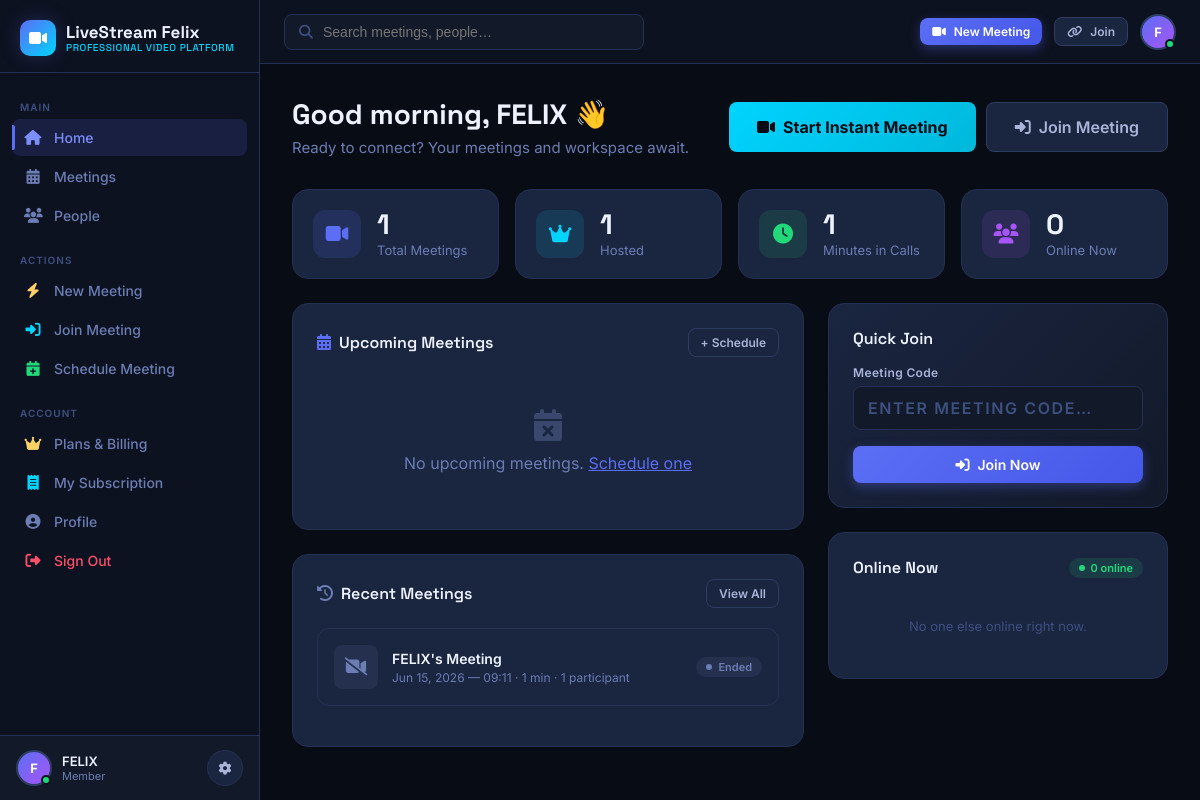
The app's page /dashboard/ (signed in) with its own data.
### accounts/models.py (models this page shows, shortened)
class User(AbstractUser):
    id = models.UUIDField(primary_key=True, default=uuid.uuid4, editable=False)
    avatar = models.ImageField(upload_to='avatars/', null=True, blank=True)
    bio = models.TextField(max_length=300, blank=True)
    job_title = models.CharField(max_length=100, blank=True)
    organization = models.CharField(max_length=150, blank=True)
    is_online = models.BooleanField(default=False)
    last_seen = models.DateTimeField(null=True, blank=True)
    total_meetings = models.PositiveIntegerField(default=0)
    total_minutes = models.PositiveIntegerField(default=0)
    created_at = models.DateTimeField(auto_now_add=True)
    @property
    def initials(self):
        parts = (self.get_full_name() or self.username).split()
        return ''.join(p[0].upper() for p in parts[:2])

### rooms/models.py (models this page shows, shortened)
class Room(models.Model):
    ROOM_TYPES = [
        ('instant', 'Instant Meeting'),
        ('scheduled', 'Scheduled Meeting'),
        ('personal', 'Personal Room'),
        ('webinar', 'Webinar'),
    ]
    STATUS_CHOICES = [
        ('waiting', 'Waiting'),
        ('active', 'Active'),
        ('ended', 'Ended'),
    ]
    id = models.UUIDField(primary_key=True, default=uuid.uuid4, editable=False)
    code = models.CharField(max_length=20, unique=True, default=generate_room_code)
    title = models.CharField(max_length=200)
    description = models.TextField(blank=True)
    room_type = models.CharField(max_length=20, choices=ROOM_TYPES, default='instant')
    status = models.CharField(max_length=20, choices=STATUS_CHOICES, default='waiting')
    host = models.ForeignKey(settings.AUTH_USER_MODEL, on_delete=models.CASCADE, related_name='hosted_rooms')
    password = models.CharField(max_length=50, blank=True)
    max_participants = models.PositiveIntegerField(default=100)
    is_recording = models.BooleanField(default=False)
    enable_waiting_room = models.BooleanField(default=False)
    mute_on_entry = models.BooleanField(default=False)
    allow_screen_share = models.BooleanField(default=True)
    allow_chat = models.BooleanField(default=True)
    scheduled_start = models.DateTimeField(null=True, blank=True)
    scheduled_end = models.DateTimeField(null=True, blank=True)
    started_at = models.DateTimeField(null=True, blank=True)
    ended_at = models.DateTimeField(null=True, blank=True)
    created_at = models.DateTimeField(auto_now_add=True)
    class Meta:
        ordering = ['-created_at']
    @property
    def duration_minutes(self):
        if self.started_at and self.ended_at:
            return int((self.ended_at - self.started_at).total_seconds() / 60)
        return 0
    @property
    def participant_count(self):
        return self.participants.filter(left_at__isnull=True).count()

### dashboard/views.py (the view)
# urls.py: path('', views.home, name='home'),
@login_required
def home(request):
    user = request.user
    upcoming = Room.objects.filter(
        host=user, room_type='scheduled', status='waiting',
        scheduled_start__gte=timezone.now()
    ).order_by('scheduled_start')[:5]
    recent = Room.objects.filter(
        participants__user=user, status='ended'
    ).order_by('-ended_at').distinct()[:10]
    active_rooms = Room.objects.filter(
        participants__user=user, status='active'
    ).distinct()
    total_meetings = Participant.objects.filter(user=user).count()
    total_hosted = Room.objects.filter(host=user).count()
    total_minutes = user.total_minutes
    hour = timezone.localtime(timezone.now()).hour
    if hour < 12:
        greeting = 'morning'
    elif hour < 17:
        greeting = 'afternoon'
    else:
        greeting = 'evening'
    context = {
        'upcoming': upcoming,
        'recent': recent,
        'active_rooms': active_rooms,
        'total_meetings': total_meetings,
        'total_hosted': total_hosted,
        'total_minutes': total_minutes,
        'online_users': User.objects.filter(is_online=True).exclude(id=user.id)[:8],
        'time_greeting': greeting,
    }
    return render(request, 'dashboard/home.html', context)

### templates/dashboard/home.html (shortened to what this page needs)
{% extends "base.html" %}
{% block content %}
<div class="lsf-page-header">
  <div style="display:flex;align-items:center;justify-content:space-between;flex-wrap:wrap;gap:12px;">
    <div>
      <h1 class="lsf-page-title">Good {{ time_greeting }}, {{ user.first_name|default:user.username }} 👋</h1>
      <p class="lsf-page-sub">Ready to connect? Your meetings and workspace await.</p>
    </div>
    <div style="display:flex;gap:10px;">
      <a href="{% url 'rooms:instant' %}" class="lsf-btn lsf-btn-cyan lsf-btn-lg">
        <i class="fa-solid fa-video"></i> Start Instant Meeting
      </a>
      <a href="{% url 'rooms:join' %}" class="lsf-btn lsf-btn-secondary lsf-btn-lg">
        <i class="fa-solid fa-right-to-bracket"></i> Join Meeting
      </a>
    </div>
  </div>
</div>
<div class="lsf-grid-4 lsf-mb-24">
  <div class="lsf-stat">
    <div class="lsf-stat-icon" style="background:rgba(91,110,245,0.15);color:var(--indigo);">
      <i class="fa-solid fa-video"></i>
    </div>
    <div>
      <div class="lsf-stat-value">{{ total_meetings }}</div>
      <div class="lsf-stat-label">Total Meetings</div>
    </div>
  </div>
  <div class="lsf-stat">
    <div class="lsf-stat-icon" style="background:rgba(0,212,255,0.12);color:var(--cyan);">
      <i class="fa-solid fa-crown"></i>
    </div>
    <div>
      <div class="lsf-stat-value">{{ total_hosted }}</div>
      <div class="lsf-stat-label">Hosted</div>
    </div>
  </div>
  <div class="lsf-stat">
    <div class="lsf-stat-icon" style="background:rgba(34,217,122,0.12);color:var(--green);">
      <i class="fa-solid fa-clock"></i>
    </div>
    <div>
      <div class="lsf-stat-value">{{ total_minutes }}</div>
      <div class="lsf-stat-label">Minutes in Calls</div>
    </div>
  </div>
  <div class="lsf-stat">
    <div class="lsf-stat-icon" style="background:rgba(168,85,247,0.12);color:var(--purple);">
      <i class="fa-solid fa-users"></i>
    </div>
    <div>
      <div class="lsf-stat-value">{{ online_users.count }}</div>
      <div class="lsf-stat-label">Online Now</div>
    </div>
  </div>
</div>
<div style="display:grid;grid-template-columns:1fr 340px;gap:24px;">
  <div>
    <div class="lsf-card lsf-mb-24">
      <div class="lsf-card-header">
        <span class="lsf-card-title"><i class="fa-solid fa-calendar-days" style="color:var(--indigo);margin-right:8px;"></i>Upcoming Meetings</span>
        <a href="{% url 'rooms:create' %}" class="lsf-btn lsf-btn-secondary lsf-btn-sm">+ Schedule</a>
      </div>
      {% if upcoming %}
        {% for room in upcoming %}
        <a href="{% url 'rooms:room' room.code %}" class="lsf-meeting-card lsf-mb-16" style="text-decoration:none;">
          <div class="lsf-meeting-icon" style="background:rgba(91,110,245,0.15);color:var(--indigo);">
            <i class="fa-solid fa-calendar"></i>
          </div>
          <div style="flex:1;">
            <div class="lsf-meeting-title">{{ room.title }}</div>
            <div class="lsf-meeting-meta">
              {% if room.scheduled_start %}{{ room.scheduled_start|date:"M d, Y — H:i" }}{% endif %}
              · Code: <strong style="color:var(--cyan);">{{ room.code }}</strong>
            </div>
          </div>
          <span class="lsf-status lsf-status-waiting">Upcoming</span>
        </a>
        {% endfor %}
      {% else %}
        <div style="text-align:center;padding:32px;color:var(--text-3);">
          <i class="fa-solid fa-calendar-xmark" style="font-size:32px;margin-bottom:12px;display:block;opacity:0.4;"></i>
          No upcoming meetings. <a href="{% url 'rooms:create' %}" style="color:var(--indigo);">Schedule one</a>
        </div>
      {% endif %}
    </div>
    <div class="lsf-card">
      <div class="lsf-card-header">
        <span class="lsf-card-title"><i class="fa-solid fa-clock-rotate-left" style="color:var(--text-3);margin-right:8px;"></i>Recent Meetings</span>
        <a href="{% url 'dashboard:meetings' %}" class="lsf-btn lsf-btn-secondary lsf-btn-sm">View All</a>
      </div>
      {% if recent %}
        {% for room in recent %}
        <div class="lsf-meeting-card lsf-mb-16">
          <div class="lsf-meeting-icon" style="background:rgba(107,125,179,0.12);color:var(--text-3);">
            <i class="fa-solid fa-video-slash"></i>
          </div>
          <div style="flex:1;">
            <div class="lsf-meeting-title">{{ room.title }}</div>
            <div class="lsf-meeting-meta">
              {{ room.ended_at|date:"M d, Y — H:i"|default:"—" }}
              · {{ room.duration_minutes }} min
              · {{ room.participant_count }} participant{{ room.participant_count|pluralize }}
            </div>
          </div>
          <span class="lsf-status lsf-status-ended">Ended</span>
        </div>
        {% endfor %}
      {% else %}
        <div style="text-align:center;padding:32px;color:var(--text-3);">
          <i class="fa-solid fa-history" style="font-size:32px;margin-bottom:12px;display:block;opacity:0.4;"></i>
          No past meetings yet.
        </div>
      {% endif %}
    </div>
  </div>
  <div>
    <div class="lsf-card lsf-mb-24" style="background:linear-gradient(135deg,var(--bg-600),var(--bg-700));">
      <div class="lsf-card-title lsf-mb-16">Quick Join</div>
      <form method="get" action="{% url 'rooms:join' %}" onsubmit="this.method='post';">
        <div class="lsf-form-group">
          <label class="lsf-label">Meeting Code</label>
          <input class="lsf-input" type="text" name="code" placeholder="Enter meeting code…" style="letter-spacing:0.1em;text-transform:uppercase;font-weight:600;font-size:16px;" maxlength="20">
        </div>
        <button type="submit" class="lsf-btn lsf-btn-primary lsf-btn-full">
          <i class="fa-solid fa-right-to-bracket"></i> Join Now
        </button>
      </form>
    </div>
    <div class="lsf-card">
      <div class="lsf-card-header">
        <span class="lsf-card-title">Online Now</span>
        <span class="lsf-status lsf-status-active">{{ online_users.count }} online</span>
      </div>
      {% if online_users %}
        <div style="display:flex;flex-direction:column;gap:12px;">
          {% for u in online_users %}
          <div style="display:flex;align-items:center;gap:10px;">
            <div class="lsf-avatar online">{{ u.initials }}</div>
            <div>
              <div style="font-size:13px;font-weight:600;color:var(--text-1);">{{ u.get_full_name|default:u.username }}</div>
              <div style="font-size:11px;color:var(--text-3);">{{ u.job_title|default:"Member" }}</div>
            </div>
          </div>
          {% endfor %}
        </div>
      {% else %}
        <div style="text-align:center;padding:20px;color:var(--text-4);font-size:13px;">
          No one else online right now.
        </div>
      {% endif %}
    </div>
  </div>
</div>
{% endblock %}

### templates/base.html (shortened to what this page needs)
<!DOCTYPE html>
<html lang="en">
<head>
  <link rel="stylesheet" href="https://cdnjs.cloudflare.com/ajax/libs/font-awesome/6.5.0/css/all.min.css" />
</head>
<body>
{% if user.is_authenticated %}
<div class="lsf-app">
  <aside class="lsf-sidebar" id="sidebar">
    <a href="{% url 'dashboard:home' %}" class="lsf-logo">
      <div class="lsf-logo-icon"><i class="fa-solid fa-video"></i></div>
      <div class="lsf-logo-text">
        LiveStream Felix
        <span>Professional Video Platform</span>
      </div>
    </a>
    <nav class="lsf-nav">
      <div class="lsf-nav-label">Main</div>
      <a href="{% url 'dashboard:home' %}" class="lsf-nav-item {% if request.resolver_match.namespace == 'dashboard' and request.resolver_match.url_name == 'home' %}active{% endif %}">
        <i class="fa-solid fa-house"></i> Home
      </a>
      <a href="{% url 'dashboard:meetings' %}" class="lsf-nav-item {% if request.resolver_match.url_name == 'meetings' %}active{% endif %}">
        <i class="fa-solid fa-calendar-days"></i> Meetings
      </a>
      <a href="{% url 'dashboard:people' %}" class="lsf-nav-item {% if request.resolver_match.url_name == 'people' %}active{% endif %}">
        <i class="fa-solid fa-users"></i> People
      </a>
      <div class="lsf-nav-label" style="margin-top:8px;">Actions</div>
      <a href="{% url 'rooms:instant' %}" class="lsf-nav-item">
        <i class="fa-solid fa-bolt" style="color:var(--yellow)"></i> New Meeting
      </a>
      <a href="{% url 'rooms:join' %}" class="lsf-nav-item">
        <i class="fa-solid fa-right-to-bracket" style="color:var(--cyan)"></i> Join Meeting
      </a>
      <a href="{% url 'rooms:create' %}" class="lsf-nav-item">
        <i class="fa-solid fa-calendar-plus" style="color:var(--green)"></i> Schedule Meeting
      </a>
      <div class="lsf-nav-label" style="margin-top:8px;">Account</div>
      <a href="{% url 'billing:pricing' %}" class="lsf-nav-item {% if request.resolver_match.namespace == 'billing' %}active{% endif %}">
        <i class="fa-solid fa-crown" style="color:var(--yellow)"></i> Plans & Billing
      </a>
      <a href="{% url 'billing:subscription' %}" class="lsf-nav-item">
        <i class="fa-solid fa-receipt" style="color:var(--cyan)"></i> My Subscription
      </a>
      <a href="{% url 'accounts:profile' %}" class="lsf-nav-item {% if request.resolver_match.url_name == 'profile' %}active{% endif %}">
        <i class="fa-solid fa-user-circle"></i> Profile
      </a>
      <a href="{% url 'accounts:logout' %}" class="lsf-nav-item" style="color:var(--red);">
        <i class="fa-solid fa-right-from-bracket"></i> Sign Out
      </a>
    </nav>
    <div class="lsf-sidebar-user">
      <div class="lsf-avatar online">
        {% if user.avatar %}<img src="{{ user.avatar.url }}" alt="">{% else %}{{ user.initials }}{% endif %}
      </div>
      <div class="lsf-user-meta">
        <div class="lsf-user-name">{{ user.get_full_name|default:user.username }}</div>
        <div class="lsf-user-sub">{{ user.job_title|default:"Member" }}</div>
      </div>
      <a href="{% url 'accounts:profile' %}" class="lsf-btn lsf-btn-icon lsf-btn-sm" title="Settings">
        <i class="fa-solid fa-gear" style="font-size:13px;"></i>
      </a>
    </div>
  </aside>
  <div class="lsf-main">
    <header class="lsf-topbar">
      <div class="lsf-search">
        <i class="fa-solid fa-magnifying-glass"></i>
        <input type="text" placeholder="Search meetings, people…" id="globalSearch">
      </div>
      <div style="margin-left:auto;display:flex;align-items:center;gap:12px;">
        <a href="{% url 'rooms:instant' %}" class="lsf-btn lsf-btn-primary lsf-btn-sm">
          <i class="fa-solid fa-video"></i> New Meeting
        </a>
        <a href="{% url 'rooms:join' %}" class="lsf-btn lsf-btn-secondary lsf-btn-sm">
          <i class="fa-solid fa-link"></i> Join
        </a>
        <div class="lsf-avatar online" style="cursor:pointer;">
          {% if user.avatar %}<img src="{{ user.avatar.url }}" alt="">{% else %}{{ user.initials }}{% endif %}
        </div>
      </div>
    </header>
    <main class="lsf-content">
      {% block content %}{% endblock %}
    </main>
  </div>
</div>
{% else %}
  {% block auth_content %}{% endblock %}
{% endif %}
</body>
</html>

### records on screen
User: initials "F", get_full_name "FELIX", job_title "Member", first_name "FELIX"
Room: title "FELIX's Meeting", ended_at "Jun 15, 2026 — 09:11", duration_minutes "1", participant_count "1"

### other values on screen
{{ time_greeting }} "morning"
{{ total_meetings }} "1"
{{ total_hosted }} "1"
{{ total_minutes }} "1"
{{ online_users.count }} "0"
